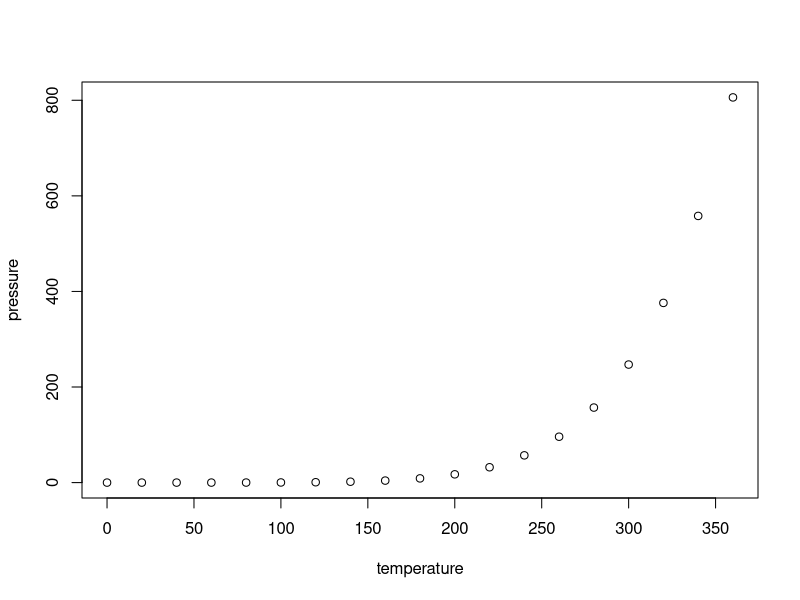
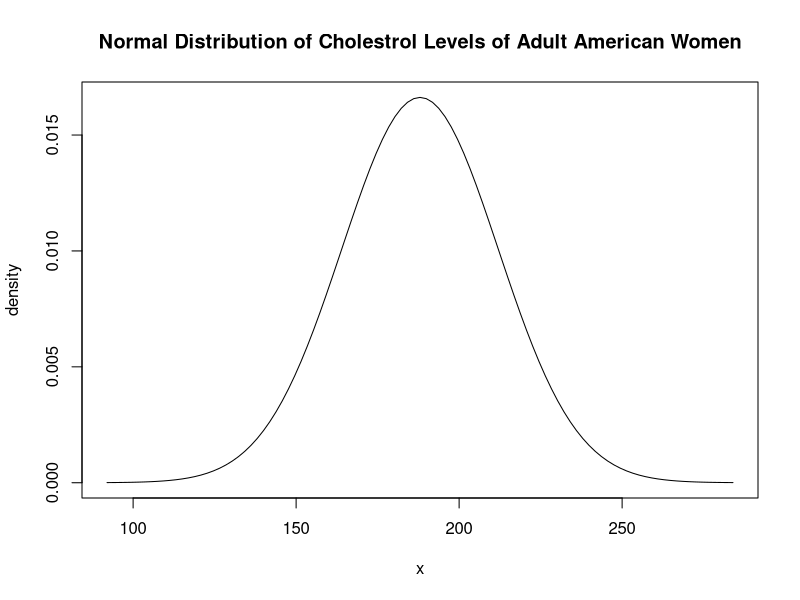

These charts were generated, in order, by the following R code:
## ---- chunk 1
knitr::opts_chunk$set(echo = TRUE)
## ---- chunk 2
summary(cars)
## ---- chunk 3
plot(pressure)
## ---- chunk 4
253.76 + 2 * 312.36
## ---- chunk 5
1 - pnorm(10.3, mean=8, sd=1.5)
## ---- chunk 6
pnorm(9.1, mean=8, sd=1.5)
## ---- chunk 7
pnorm(10.3, mean=8, sd=1.5) - pnorm(9.1, mean=8, sd=1.5)
## ---- chunk 8
qnorm(0.4, mean=8, sd=1.5)
## ---- chunk 9
qnorm(0.99, mean=8, sd=1.5)
## ---- chunk 10
qnorm(0.75, mean=8, sd=1.5) - qnorm(0.25, mean=8, sd=1.5)
## ---- chunk 11
curve(dnorm(x, mean=188, sd=24),
       xlim=c(188 - 4*24, 188 + 4*24),
       main="Normal Distribution of Cholestrol Levels of Adult American Women",
       ylab="density")
## ---- chunk 12
1 - pnorm(200, mean=188, sd=24)
## ---- chunk 13
pnorm(170, mean=188, sd=24) - pnorm(150, mean=188, sd=24)
## ---- chunk 14
qnorm(0.85, mean=188, sd=24)
## ---- chunk 15
pnorm(36, mean=38.2, sd=1.8)
## ---- chunk 16
qnorm(0.1, mean=38.2, sd=1.8)
qnorm(0.9, mean=38.2, sd=1.8)
## ---- chunk 17
qnorm(0.9, mean=38.2, sd=1.8)
